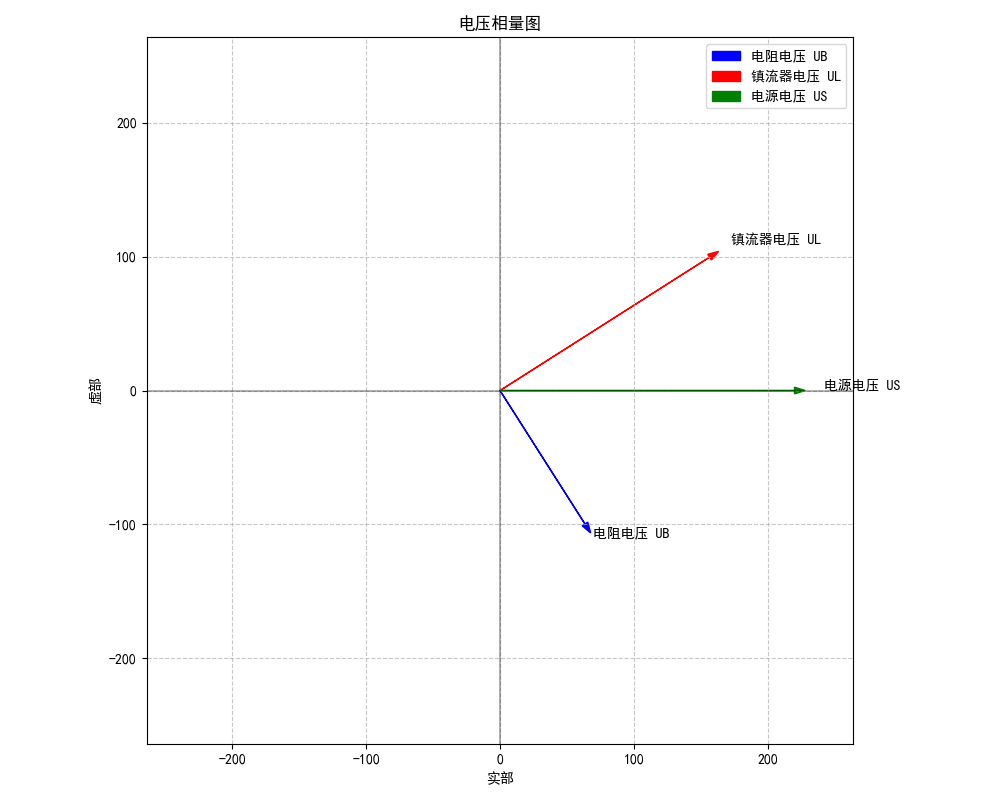

This figure's Python source:
import numpy as np
import matplotlib.pyplot as plt

# 设置中文显示
plt.rcParams["font.family"] = ["SimHei", "WenQuanYi Micro Hei", "Heiti TC"]
plt.rcParams["axes.unicode_minus"] = False

def calculate_phasors(UL, UB, R, L, f):
    """计算电路参数和相量关系"""
    omega = 2 * np.pi * f
    ZL = 1j * omega * L
    ZB = R
    Z_total = ZL + ZB
    
    # 计算电流
    I_mag = 220 / np.abs(Z_total)
    I_angle = -np.arctan2(ZL.imag, ZB)  # 电流相位
    
    # 计算各元件电压相量
    UL_phasor = I_mag * np.abs(ZL) * np.exp(1j * (I_angle + np.pi/2))  # 电感电压超前电流90度
    UB_phasor = I_mag * np.abs(ZB) * np.exp(1j * I_angle)  # 电阻电压与电流同相
    US_phasor = UL_phasor + UB_phasor  # 总电压相量
    
    return {
        'UL': UL_phasor,
        'UB': UB_phasor,
        'US': US_phasor,
        'I': I_mag * np.exp(1j * I_angle),
        'Z_total': Z_total,
        'frequency': f,
        'omega': omega
    }

def draw_phasor_diagram(phasors, figsize=(10, 8)):
    """绘制2D相量图"""
    plt.figure(figsize=figsize)
    ax = plt.gca()
    ax.set_aspect('equal')
    ax.set_title('电压相量图')
    ax.set_xlabel('实部')
    ax.set_ylabel('虚部')
    
    # 绘制坐标轴
    ax.axhline(y=0, color='k', linestyle='-', alpha=0.3)
    ax.axvline(x=0, color='k', linestyle='-', alpha=0.3)
    
    # 绘制电压相量
    vectors = [
        (phasors['UB'].real, phasors['UB'].imag, '电阻电压 UB', 'blue'),
        (phasors['UL'].real, phasors['UL'].imag, '镇流器电压 UL', 'red'),
        (phasors['US'].real, phasors['US'].imag, '电源电压 US', 'green')
    ]
    
    max_val = 0
    for x, y, label, color in vectors:
        ax.arrow(0, 0, x, y, head_width=5, head_length=8, fc=color, ec=color, label=label)
        max_val = max(max_val, abs(x), abs(y))
    
    # 添加文本标签
    for x, y, label, _ in vectors:
        ax.text(x*1.1, y*1.1, label, fontsize=10)
    
    ax.legend()
    ax.set_xlim(-max_val*1.2, max_val*1.2)
    ax.set_ylim(-max_val*1.2, max_val*1.2)
    ax.grid(True, linestyle='--', alpha=0.7)
    
    plt.tight_layout()
    plt.show()
    
    # 返回计算结果
    return {
        'UL_magnitude': np.abs(phasors['UL']),
        'UL_angle': np.degrees(np.angle(phasors['UL'])),
        'UB_magnitude': np.abs(phasors['UB']),
        'UB_angle': np.degrees(np.angle(phasors['UB'])),
        'US_magnitude': np.abs(phasors['US']),
        'US_angle': np.degrees(np.angle(phasors['US'])),
        'UL_plus_UB_magnitude': np.abs(phasors['UL'] + phasors['UB']),
        'UL_plus_UB_angle': np.degrees(np.angle(phasors['UL'] + phasors['UB'])),
        'magnitude_difference': np.abs(np.abs(phasors['US']) - np.abs(phasors['UL'] + phasors['UB'])),
        'angle_difference': np.abs(np.angle(phasors['US']) - np.angle(phasors['UL'] + phasors['UB']))
    }

def main():
    """主函数：执行计算和绘图"""
    # 电路参数设置（示例值）
    UL = 180  # 镇流器电压幅值 (V)
    UB = 110  # 日光灯电压幅值 (V)
    R = 100   # 日光灯电阻 (Ω)
    L = 0.5   # 镇流器电感 (H)
    f = 50    # 电源频率 (Hz)
    
    print("正在计算日光灯电路的电压相量关系...")
    print(f"电路参数: R = {R}Ω, L = {L}H, f = {f}Hz")
    
    # 计算相量
    phasors = calculate_phasors(UL, UB, R, L, f)
    
    # 绘制相量图
    results = draw_phasor_diagram(phasors)
    
    # 打印结果
    print("\n计算结果:")
    print(f"镇流器电压 UL: {results['UL_magnitude']:.2f}V, 相位角: {results['UL_angle']:.2f}°")
    print(f"日光灯电压 UB: {results['UB_magnitude']:.2f}V, 相位角: {results['UB_angle']:.2f}°")
    print(f"电源电压 US: {results['US_magnitude']:.2f}V, 相位角: {results['US_angle']:.2f}°")
    print("\n电压幅值关系:")
    print(f"UL + UB 的幅值: {results['UL_plus_UB_magnitude']:.2f}V")
    print(f"US 的幅值: {results['US_magnitude']:.2f}V")
    print(f"幅值差异: {results['magnitude_difference']:.2f}V")
    print("\n电压相位关系:")
    print(f"UL + UB 的相位角: {results['UL_plus_UB_angle']:.2f}°")
    print(f"US 的相位角: {results['US_angle']:.2f}°")
    print(f"相位差异: {np.degrees(results['angle_difference']):.2f}°")
    
    print("\n理论分析:")
    if np.abs(results['magnitude_difference']) < 1e-6 and np.abs(results['angle_difference']) < 1e-6:
        print("UL + UB 完全等于 US，符合基尔霍夫电压定律。")
    else:
        print("UL + UB 不等于 US 的幅值，这是因为镇流器电压与日光灯电压存在相位差。")
        print("在向量相加时，不仅要考虑幅值，还要考虑相位关系。")
        print("向量和的幅值为: |UL + UB| = √(UL² + UB² + 2·UL·UB·cos(φ))")
        print("其中 φ 是 UL 和 UB 之间的相位差。")

if __name__ == "__main__":
    main()    
